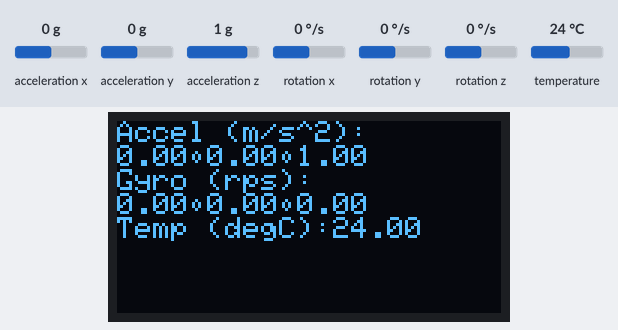
A sketch run on a simulated ESP32. On the bench: 128×64 one-colour display. The inputs (shaded band) are chosen by the test bench; at power-on: acceleration x 0 g, acceleration y 0 g, acceleration z 1 g, rotation x 0 °/s, rotation y 0 °/s, rotation z 0 °/s, temperature 24 °C. The display library's start-up logo is not drawn; what the sketch prints to the serial monitor is not drawn.

Above: at 2.2 s.
2.3 s: acceleration x set to -1.4 g
At 4.3 s:
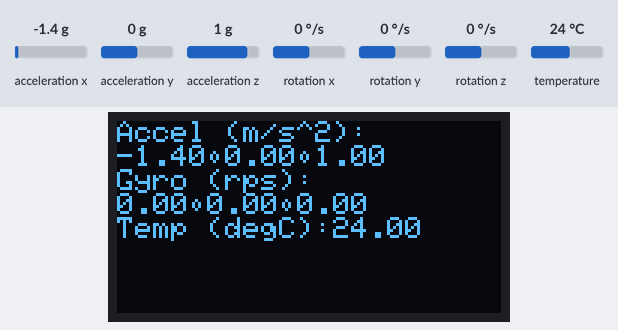
4.7 s: acceleration y set to -1.4 g
At 5.8 s:
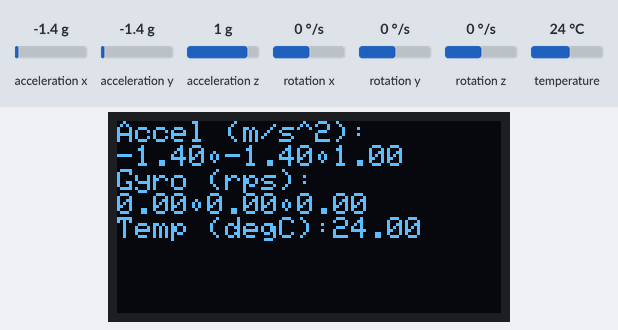
6.8 s: acceleration z set to -1.4 g
At 8.6 s:
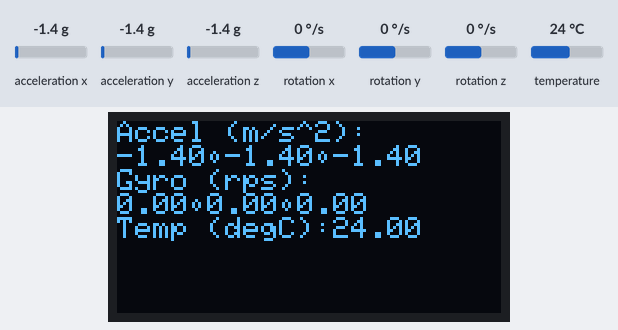
9.0 s: rotation x set to -192 °/s
At 10.4 s:
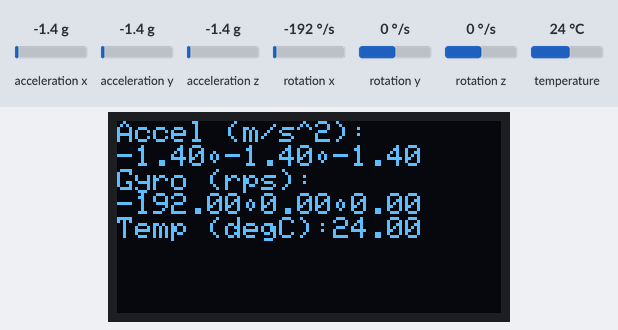
11.1 s: rotation y set to -192 °/s
At 12.4 s:
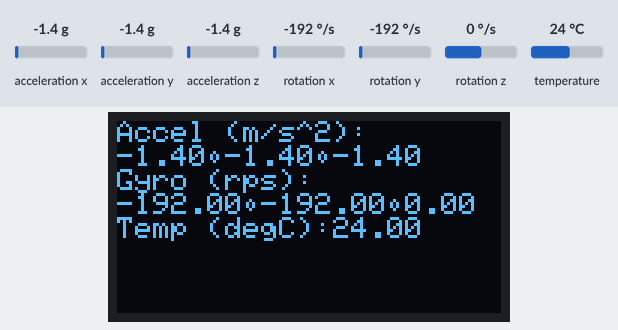
13.2 s: rotation z set to -192 °/s
At 14.6 s:
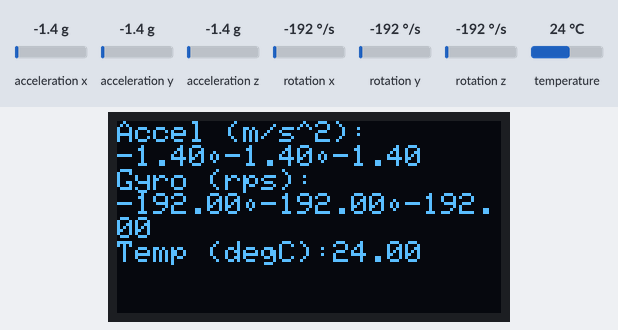
Timing chart, 0 to 16.2 s (numbered marks = the images above; inputs shaded):
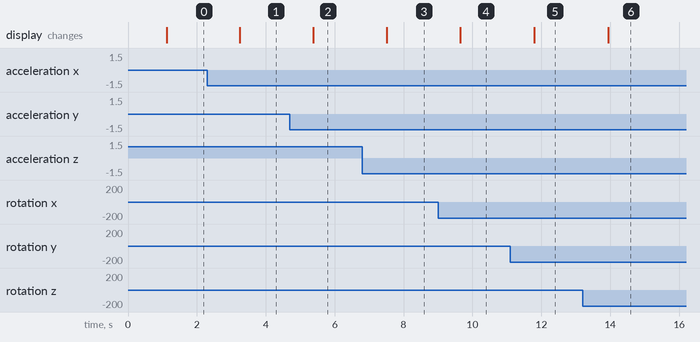

The sketch:

sketch.ino
```cpp
#include <Wire.h>
#include <Adafruit_GFX.h>
#include <Adafruit_SSD1306.h>
#include <MPU6050_tockn.h>

#define SCREEN_WIDTH 128
#define SCREEN_HEIGHT 64
#define OLED_RESET    -1
Adafruit_SSD1306 display(SCREEN_WIDTH, SCREEN_HEIGHT, &Wire, OLED_RESET);

MPU6050 mpu6050(Wire);

void setup() {
  Serial.begin(9600);
  Wire.begin();

  /*if (!mpu6050.begin()) {
    Serial.println("Failed to initialize MPU6050!");
    while (1);
  }*/

  display.begin(SSD1306_SWITCHCAPVCC, 0x3C);
  display.display();
  delay(1000);
  display.clearDisplay();
}


void loop() {
  float ax, ay, az;
  float gx, gy, gz;
  float temp;

  mpu6050.update();

  ax = mpu6050.getAccX();
  ay = mpu6050.getAccY();
  az = mpu6050.getAccZ();

  gx = mpu6050.getGyroX();
  gy = mpu6050.getGyroY();
  gz = mpu6050.getGyroZ();

  temp = mpu6050.getTemp();

  Serial.print("Accelerometer (m/s^2): ");
  Serial.print(ax);
  Serial.print("\t");
  Serial.print(ay);
  Serial.print("\t");
  Serial.println(az);

  Serial.print("Gyroscope (rps): ");
  Serial.print(gx);
  Serial.print("\t");
  Serial.print(gy);
  Serial.print("\t");
  Serial.println(gz);

  Serial.print("Temperature (degC): ");
  Serial.println(temp);

  display.clearDisplay();
  display.setTextSize(1);
  display.setTextColor(SSD1306_WHITE);
  display.setCursor(0, 0);
  display.println("Accel (m/s^2):");
  display.print(ax);
  display.print("\t");
  display.print(ay);
  display.print("\t");
  display.println(az);

  display.println("Gyro (rps):");
  display.print(gx);
  display.print("\t");
  display.print(gy);
  display.print("\t");
  display.println(gz);

  display.print("Temp (degC):");
  display.println(temp);
  display.display();

  delay(1000); // 1 saniye gecikme
}
```

Measured:
- after the input at 2.3 s, the display: changes after 0.95 s (image 1)
- after the input at 4.7 s, the display: changes after 0.68 s (image 2)
- after the input at 6.8 s, the display: changes after 0.71 s (image 3)
- after the input at 9.0 s, the display: changes after 0.65 s (image 4)
- after the input at 11.1 s, the display: changes after 0.69 s (image 5)
- after the input at 13.2 s, the display: changes after 0.74 s (image 6)
